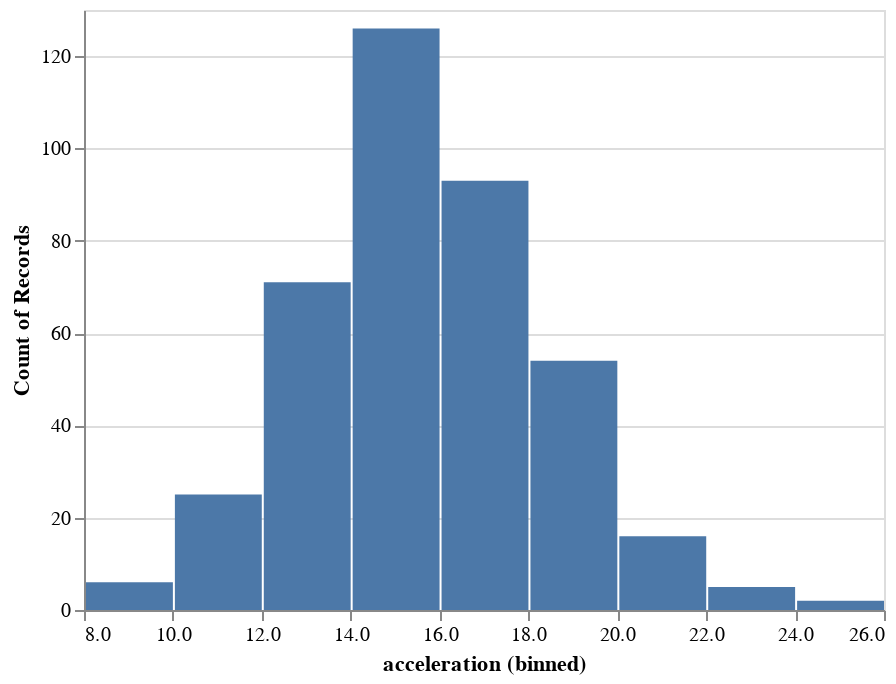

The code cell stored with this chart in its notebook:
### Code cell
# altair
alt.Chart(mpg).mark_bar().encode(
    alt.X("acceleration", bin=True),
    y='count()')

### Figure 1 — Vega-Lite specification as saved in the notebook (floating-point values rounded to 4 significant figures; data arrays with more than 128 entries replaced by an {"elided": "..."} marker saying what was removed)
{"config": {"view": {"continuousWidth": 400, "continuousHeight": 300}}, "data": {"name": "data-f1198cc0481ad698d7dc4699e0a3efa7"}, "mark": "bar", "encoding": {"x": {"bin": true, "field": "acceleration", "type": "quantitative"}, "y": {"aggregate": "count", "type": "quantitative"}}, "$schema": "https://vega.github.io/schema/vega-lite/v4.17.0.json", "datasets": {"data-f1198cc0481ad698d7dc4699e0a3efa7": {"elided": "398 records"}}}
